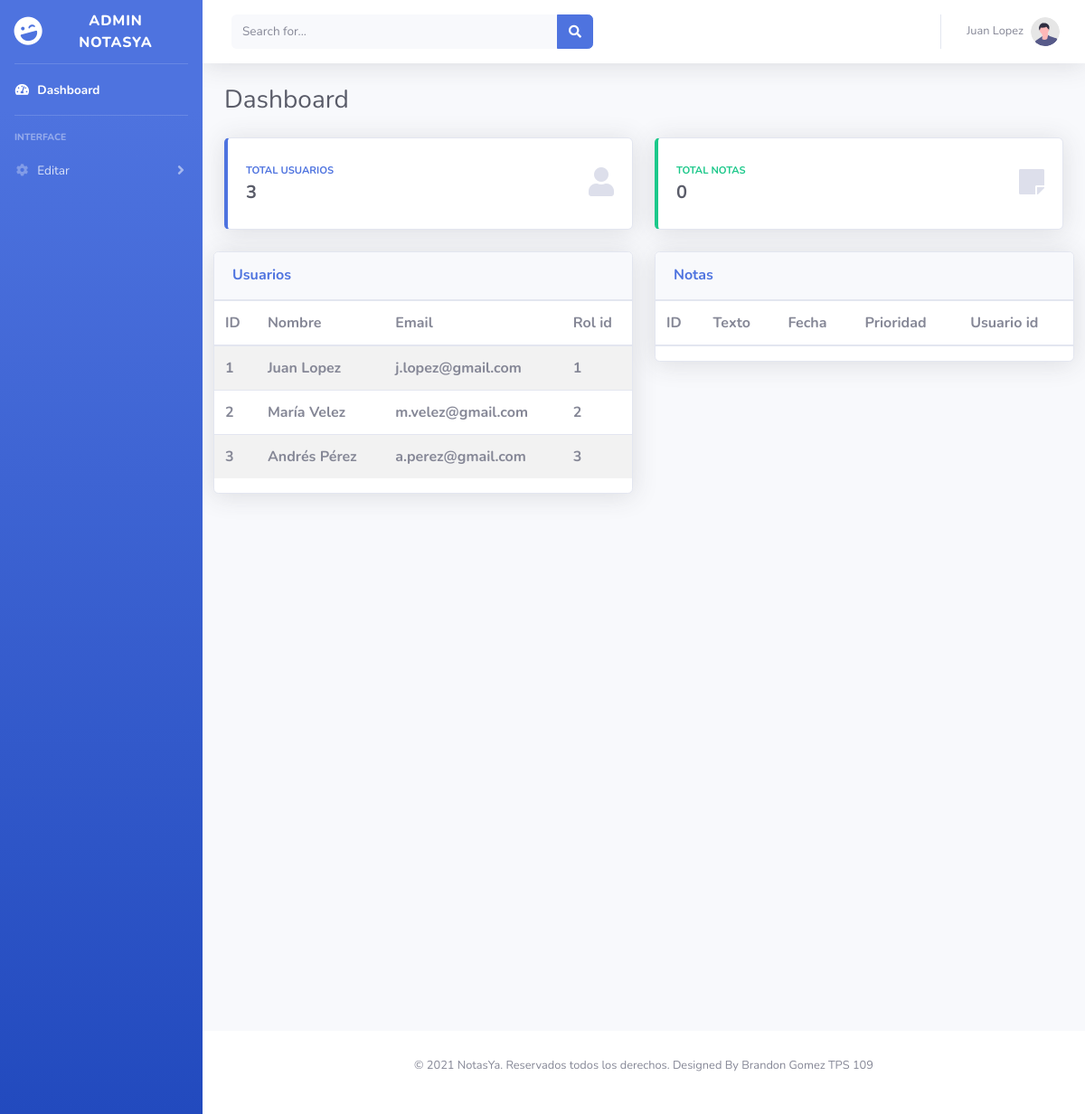
Page /dashboard.php (signed in) on the committed database.
### tables this page shows
CREATE TABLE `usuarios` (
  `id` int(11) NOT NULL,
  `nombre` varchar(100) NOT NULL,
  `usuario` varchar(50) NOT NULL,
  `password` varchar(50) NOT NULL,
  `rol_id` int(11) NOT NULL
);

### dashboard.php (the view, shortened to what this page needs)
<?php
include("conexion.php");
?>
<!DOCTYPE html>
<html lang="en">
<head>
    <link href="vendor/fontawesome-free/css/all.min.css" rel="stylesheet" type="text/css">
    <link href="css/sb-admin-2.min.css" rel="stylesheet">
</head>
<body id="page-top">
    <div id="wrapper">
        <ul class="navbar-nav bg-gradient-primary sidebar sidebar-dark accordion" id="accordionSidebar">
            <a class="sidebar-brand d-flex align-items-center justify-content-center" href="dashboard.php">
                <div class="sidebar-brand-icon rotate-n-15">
                    <i class="fas fa-laugh-wink"></i>
                </div>
                <div class="sidebar-brand-text mx-3">Admin NotasYa</div>
            </a>
            <hr class="sidebar-divider my-0">
            <li class="nav-item active">
                <a class="nav-link" href="dashboard.php">
                    <i class="fas fa-fw fa-tachometer-alt"></i>
                    <span>Dashboard</span></a>
            </li>
            <hr class="sidebar-divider">
            <div class="sidebar-heading">
                Interface
            </div>
            <li class="nav-item">
                <a class="nav-link collapsed" href="#" data-toggle="collapse" data-target="#collapseTwo"
                    aria-expanded="true" aria-controls="collapseTwo">
                    <i class="fas fa-fw fa-cog"></i>
                    <span>Editar</span>
                </a>
            </li>
        </ul>
        <div id="content-wrapper" class="d-flex flex-column">
            <div id="content">
                <nav class="navbar navbar-expand navbar-light bg-white topbar mb-4 static-top shadow">
                    <form
                        class="d-none d-sm-inline-block form-inline mr-auto ml-md-3 my-2 my-md-0 mw-100 navbar-search">
                        <div class="input-group">
                            <input type="text" class="form-control bg-light border-0 small" placeholder="Search for..."
                                aria-label="Search" aria-describedby="basic-addon2">
                            <div class="input-group-append">
                                <button class="btn btn-primary" type="button">
                                    <i class="fas fa-search fa-sm"></i>
                                </button>
                            </div>
                        </div>
                    </form>
                    <ul class="navbar-nav ml-auto">
                        <li class="nav-item dropdown no-arrow">
                            <a class="nav-link dropdown-toggle" href="#" id="userDropdown" role="button"
                                data-toggle="dropdown" aria-haspopup="true" aria-expanded="false">
                                <span class="mr-2 d-none d-lg-inline text-gray-600 small"><?php echo $_SESSION["nombre"] ?></span>
                                <img class="img-profile rounded-circle"
                                    src="img/undraw_profile.svg">
                            </a>
                        </li>
                    </ul>
                </nav>
                <div class="container-fluid">
                    <div class="d-sm-flex align-items-center justify-content-between mb-4">
                        <h1 class="h3 mb-0 text-gray-800">Dashboard</h1>
                    </div>
                    <div class="row">
                        <div class="col-xl-6 mb-4">
                            <div class="card border-left-primary shadow h-100 py-2">
                                <div class="card-body">
                                    <div class="row no-gutters align-items-center">
                                        <div class="col mr-2">
                                            <div class="text-xs font-weight-bold text-primary text-uppercase mb-1">
                                                Total usuarios</div>
                                                <div class="h5 mb-0 font-weight-bold text-gray-800"><?php
                                                $sql = "SELECT * FROM usuarios";
                                                if ($result=mysqli_query($con,$sql)) {
                                                    $rowcount=mysqli_num_rows($result);
                                                    echo $rowcount;
                                                }
                                                ?></div>
                                        </div>
                                        <div class="col-auto">
                                            <i class="fas fa-user fa-2x text-gray-300"></i>
                                        </div>
                                    </div>
                                </div>
                            </div>
                        </div>
                        <div class="col-xl-6  mb-4">
                            <div class="card border-left-success shadow h-100 py-2">
                                <div class="card-body">
                                    <div class="row no-gutters align-items-center">
                                        <div class="col mr-2">
                                            <div class="text-xs font-weight-bold text-success text-uppercase mb-1">
                                                Total notas</div>
                                                <div class="h5 mb-0 font-weight-bold text-gray-800"><?php
                                                $sql = "SELECT * FROM notas";
                                                if ($result=mysqli_query($con,$sql)) {
                                                    $rowcount=mysqli_num_rows($result);
                                                    echo $rowcount;
                                                }?></div>
                                        </div>
                                        <div class="col-auto">
                                        <i class="fas fa-sticky-note fa-2x text-gray-300"></i>
                                        </div>
                                    </div>
                                </div>
                            </div>
                        </div>
                    <div class="row">
                        <div class="col-lg-6 mb-4">
                            <div class="card shadow mb-4">
                                <div class="card-header py-3">
                                    <h6 class="m-0 font-weight-bold text-primary">Usuarios</h6>
                                </div>
                                <table class="table table-striped table-hover">
				<thead>
					<tr>
						<th>ID</th>
						<th>Nombre</th>
						<th>Email</th>
						<th>Rol id</th>
					</tr>
				</thead>
				<tbody>
					<?php
					$sql = "SELECT * FROM usuarios";
					$res = mysqli_query($con,$sql);
					while($row = $res->fetch_assoc()) {?>
						<tr>
							<th><?php echo $row['id']?> </th>
							<th><?php echo $row['nombre']?></th>
							<th><?php echo $row['usuario']?></th>
							<th><?php echo $row['rol_id']?></th>
						</tr><?php
					};?>
				</tbody>
			</table>
                            </div>
                        </div>
                        <div class="col-lg-6 mb-4">
                            <div class="card shadow mb-4">
                                <div class="card-header py-3">
                                    <h6 class="m-0 font-weight-bold text-primary">Notas</h6>
                                </div>
                                <table class="table table-striped table-hover">
				<thead>
					<tr>
						<th>ID</th>
						<th>Texto</th>
						<th>Fecha</th>
						<th>Prioridad</th>
						<th>Usuario id</th>
					</tr>
				</thead>
			</table>
                            </div>
                        </div>
                    </div>
                </div>
            </div>
            <footer class="sticky-footer bg-white">
                <div class="container my-auto">
                    <div class="copyright text-center my-auto">
                    <p>&copy; 2021 NotasYa. Reservados todos los derechos. Designed By <span>Brandon Gomez TPS 109</span>                    </div>
                </div>
            </footer>
        </div>
    </div>
</body>
</html>

### rows in the picture
usuarios: id "1", nombre "Juan Lopez", usuario "j.lopez@gmail.com", rol "1"
usuarios: id "2", nombre "María Velez", usuario "m.velez@gmail.com", rol "2"
usuarios: id "3", nombre "Andrés Pérez", usuario "a.perez@gmail.com", rol "3"

### other values in the picture
$_SESSION["nombre"] "Juan Lopez"
$rowcount "3"
$rowcount "0"
